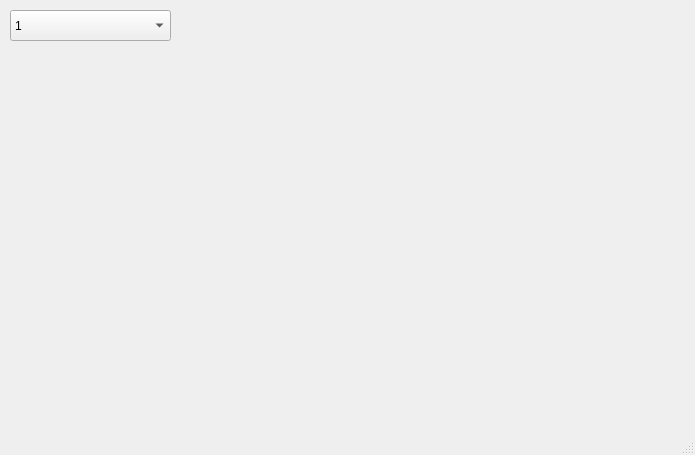
<?xml version="1.0" encoding="UTF-8"?>
<ui version="4.0">
 <class>MainWindow</class>
 <widget class="QMainWindow" name="MainWindow">
  <property name="geometry">
   <rect>
    <x>0</x>
    <y>0</y>
    <width>695</width>
    <height>455</height>
   </rect>
  </property>
  <property name="windowTitle">
   <string>ModMen® Production | EEG Server</string>
  </property>
  <widget class="QWidget" name="centralwidget">
   <widget class="QWidget" name="streamer" native="true">
    <property name="geometry">
     <rect>
      <x>10</x>
      <y>59</y>
      <width>671</width>
      <height>351</height>
     </rect>
    </property>
   </widget>
   <widget class="QComboBox" name="comboBox">
    <property name="geometry">
     <rect>
      <x>10</x>
      <y>10</y>
      <width>161</width>
      <height>31</height>
     </rect>
    </property>
    <item>
     <property name="text">
      <string>1</string>
     </property>
    </item>
    <item>
     <property name="text">
      <string>2</string>
     </property>
    </item>
   </widget>
   <widget class="QLabel" name="lbl_error">
    <property name="geometry">
     <rect>
      <x>240</x>
      <y>30</y>
      <width>221</width>
      <height>17</height>
     </rect>
    </property>
    <property name="palette">
     <palette>
      <active>
       <colorrole role="Text">
        <brush brushstyle="SolidPattern">
         <color alpha="255">
          <red>204</red>
          <green>0</green>
          <blue>0</blue>
         </color>
        </brush>
       </colorrole>
      </active>
      <inactive>
       <colorrole role="Text">
        <brush brushstyle="SolidPattern">
         <color alpha="255">
          <red>204</red>
          <green>0</green>
          <blue>0</blue>
         </color>
        </brush>
       </colorrole>
      </inactive>
      <disabled>
       <colorrole role="Text">
        <brush brushstyle="SolidPattern">
         <color alpha="255">
          <red>190</red>
          <green>190</green>
          <blue>190</blue>
         </color>
        </brush>
       </colorrole>
      </disabled>
     </palette>
    </property>
    <property name="font">
     <font>
      <weight>50</weight>
      <bold>false</bold>
     </font>
    </property>
    <property name="text">
     <string/>
    </property>
    <property name="textFormat">
     <enum>Qt::RichText</enum>
    </property>
    <property name="alignment">
     <set>Qt::AlignCenter</set>
    </property>
   </widget>
  </widget>
  <widget class="QMenuBar" name="menubar">
   <property name="geometry">
    <rect>
     <x>0</x>
     <y>0</y>
     <width>695</width>
     <height>22</height>
    </rect>
   </property>
  </widget>
  <widget class="QStatusBar" name="statusbar"/>
 </widget>
 <resources/>
 <connections/>
</ui>
